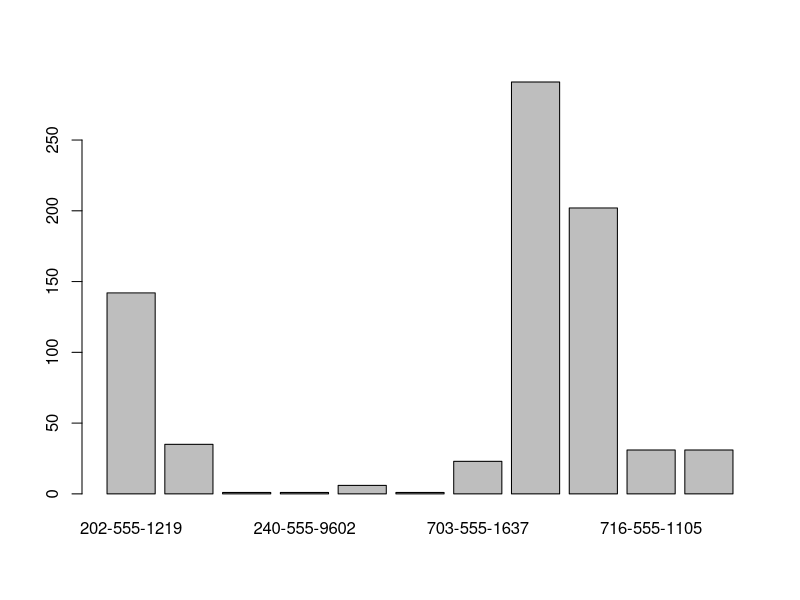

This figure's R source:
## ---- chunk 1
# Read the copy of the evidence file
textData<-read.csv('UnbilledMessaging.csv', header = TRUE, stringsAsFactors = FALSE) #stringsAsFactors is a parameter we aren't ready to deal with yet - just include for now

# Explore the data
colnames(textData)
head(textData)
## ---- chunk 2
barplot(table(textData$To))
